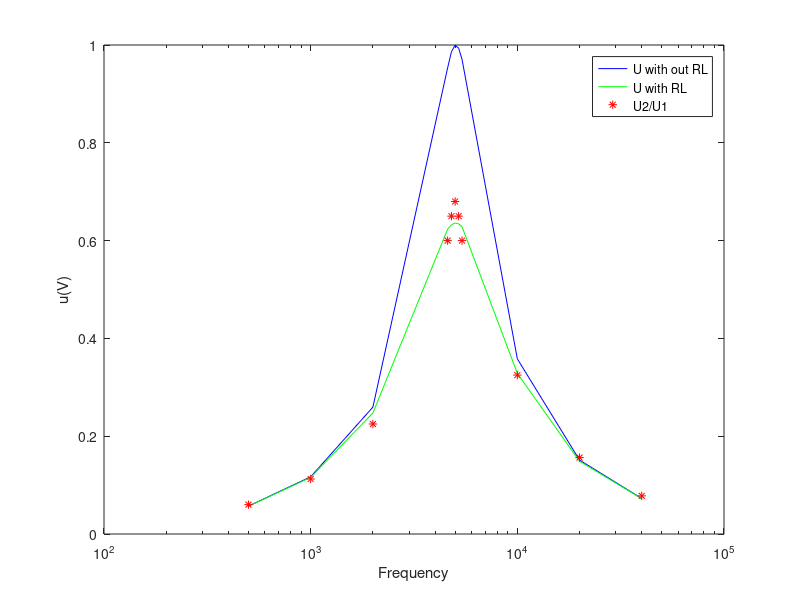

The MATLAB script that drew this image:
f= [500 1000 2000 4600 4800 5000 5200 5400 10000 20000 40000];

u2 = [0.06 0.1125 0.225 0.60 0.65 0.68 0.65 0.60 0.325 0.1563 0.078];

u1 = 1;

C = 10^-6;
L = 10^-3;
R = 18;
w = 2*pi*f;
RL = 10.3;

u2calc = (u1 * R) ./ sqrt(R^2 + (w * L - 1 ./ (w * C)).^2);
u2withRL = (u1 * R) ./ sqrt((R + RL)^2 + (w * L - 1 ./ (w * C)).^2);

y = u2./u1;


semilogx(f, u2calc, '-b');
hold on
semilogx(f, u2withRL, '-g');
hold on
semilogx(f, y, '*r');
xlabel('Frequency');
ylabel('u(V)');
legend('U with out RL', 'U with RL', 'U2/U1')
